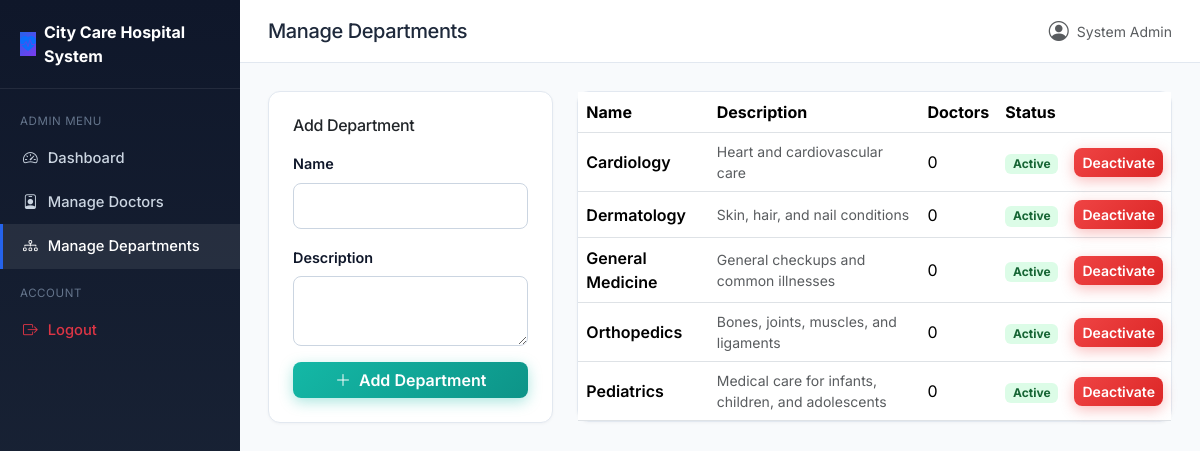
The app's page /admin/departments.php (signed in) with its own data.
### tables this page shows
CREATE TABLE departments (
    department_id INT AUTO_INCREMENT PRIMARY KEY,
    name VARCHAR(150) NOT NULL UNIQUE,
    description VARCHAR(255),
    is_active TINYINT(1) NOT NULL DEFAULT 1,
    created_at TIMESTAMP DEFAULT CURRENT_TIMESTAMP
);

### includes/functions.php (called while the page is built, shortened)
<?php
function sanitize(string $value): string
{
    return htmlspecialchars(trim($value), ENT_QUOTES, 'UTF-8');
}

### includes/auth.php (called while the page is built, shortened)
<?php
function currentUserRole(): ?string
{
    return $_SESSION['role'] ?? null;
}

### admin/departments.php (the view, shortened to what this page needs)
<?php
require_once __DIR__ . '/../config/config.php';
require_once __DIR__ . '/../includes/auth.php';
require_once __DIR__ . '/../includes/functions.php';
$pdo = getDBConnection();
$departments = $pdo->query(
    "SELECT d.*, (SELECT COUNT(*) FROM doctors doc WHERE doc.department_id = d.department_id) AS doctor_count
     FROM departments d ORDER BY d.name"
)->fetchAll();
$pageTitle = 'Manage Departments';
$activeNav = 'departments';
require_once __DIR__ . '/../includes/dashboard_header.php';
?>
<div class="row">
    <div class="col-lg-4 mb-4">
        <div class="card p-4">
            <h2 class="h6 mb-3">Add Department</h2>
            <form method="POST">
                <div class="mb-3">
                    <label class="form-label">Name</label>
                    <input type="text" name="name" class="form-control" required>
                </div>
                <div class="mb-3">
                    <label class="form-label">Description</label>
                    <textarea name="description" class="form-control" rows="2"></textarea>
                </div>
                <button type="submit" class="btn btn-teal w-100"><i class="bi bi-plus-lg me-2"></i>Add Department</button>
            </form>
        </div>
    </div>
    <div class="col-lg-8">
        <div class="card p-0">
            <table class="table mb-0 align-middle">
                <thead><tr><th>Name</th><th>Description</th><th>Doctors</th><th>Status</th><th></th></tr></thead>
                <tbody>
                <?php foreach ($departments as $dept): ?>
                    <tr>
                        <td class="fw-semibold"><?= sanitize($dept['name']) ?></td>
                        <td class="small text-muted"><?= sanitize($dept['description'] ?: '—') ?></td>
                        <td><?= (int)$dept['doctor_count'] ?></td>
                        <td>
                            <span class="badge <?= $dept['is_active'] ? 'badge-completed' : 'badge-cancelled' ?>">
                                <?= $dept['is_active'] ? 'Active' : 'Inactive' ?>
                            </span>
                        </td>
                        <td>
                            <form method="POST">
                                <button class="btn btn-sm <?= $dept['is_active'] ? 'btn-red' : 'btn-green' ?>"><?= $dept['is_active'] ? 'Deactivate' : 'Activate' ?></button>
                            </form>
                        </td>
                    </tr>
                <?php endforeach; ?>
                </tbody>
            </table>
        </div>
    </div>
</div>
<?php require_once __DIR__ . '/../includes/dashboard_footer.php'; ?>

### includes/dashboard_header.php (shortened to what this page needs)
<?php
$pageTitle = $pageTitle ?? APP_NAME;
$activeNav = $activeNav ?? '';
$role = currentUserRole();
$navItems = [
    'patient' => [
        'dashboard'   => ['bi-speedometer2', 'Dashboard', '/patient/dashboard.php'],
        'book'        => ['bi-calendar-plus', 'Book Appointment', '/patient/book_appointment.php'],
        'appointments'=> ['bi-calendar-week', 'My Appointments', '/patient/appointments.php'],
        'history'     => ['bi-file-earmark-medical', 'Medical History', '/patient/medical_history.php'],
        'profile'     => ['bi-person', 'Profile', '/patient/profile.php'],
        'chatbot'     => ['bi-chat-dots', 'Chat Assistant', '#'],
    ],
    'doctor' => [
        'dashboard'   => ['bi-speedometer2', 'Dashboard', '/doctor/dashboard.php'],
        'appointments'=> ['bi-calendar-week', 'Appointments', '/doctor/appointments.php'],
        'schedule'    => ['bi-clock-history', 'My Schedule', '/doctor/schedule.php'],
        'profile'     => ['bi-person', 'Profile', '/doctor/profile.php'],
    ],
    'admin' => [
        'dashboard'   => ['bi-speedometer2', 'Dashboard', '/admin/dashboard.php'],
        'doctors'     => ['bi-person-badge', 'Manage Doctors', '/admin/doctors.php'],
        'departments' => ['bi-diagram-3', 'Manage Departments', '/admin/departments.php'],
    ],
];
$items = $navItems[$role] ?? [];
?>
<!DOCTYPE html>
<html lang="en">
<head>
    <link href="https://cdn.jsdelivr.net/npm/bootstrap@5.3.7/dist/css/bootstrap.min.css" rel="stylesheet">
    <link href="https://cdn.jsdelivr.net/npm/bootstrap-icons@1.11.3/font/bootstrap-icons.min.css" rel="stylesheet">
    <link rel="stylesheet" href="<?= BASE_URL ?>/assets/css/style.css">
</head>
<body>
<div class="dash-wrapper">
    <aside class="dash-sidebar" id="dashSidebar">
        <div class="brand">
            <a href="<?= BASE_URL ?>/index.php" class="d-flex align-items-center gap-2 text-decoration-none">
                <span class="brand-icon" style="background: linear-gradient(135deg, #2563eb 0%, #7c3aed 100%);"><i class="bi bi-heart-pulse-fill"></i></span>
                <span class="fw-bold text-white"><?= sanitize(APP_NAME) ?></span>
            </a>
        </div>
        <nav class="py-2">
            <div class="nav-section-label"><?= ucfirst($role) ?> Menu</div>
            <?php foreach ($items as $key => $item): ?>
                <?php if ($key === 'chatbot'): ?>
                    <a href="javascript:void(0);" class="nav-link <?= $activeNav === $key ? 'active' : '' ?>" onclick="toggleChat(); return false;">
                        <i class="bi <?= $item[0] ?>"></i> <?= sanitize($item[1]) ?>
                    </a>
                <?php else: ?>
                    <a href="<?= BASE_URL . $item[2] ?>" class="nav-link <?= $activeNav === $key ? 'active' : '' ?>">
                        <i class="bi <?= $item[0] ?>"></i> <?= sanitize($item[1]) ?>
                    </a>
                <?php endif; ?>
            <?php endforeach; ?>
            <div class="nav-section-label">Account</div>
            <a href="<?= BASE_URL ?>/logout.php" class="nav-link text-danger"><i class="bi bi-box-arrow-right"></i> Logout</a>
        </nav>
    </aside>
    <div class="dash-main">
        <div class="dash-topbar">
            <h1 class="h5 mb-0"><?= sanitize($pageTitle) ?></h1>
            <div class="d-flex align-items-center gap-2">
                <i class="bi bi-person-circle fs-5 text-muted"></i>
                <span class="small text-muted"><?= sanitize($_SESSION['full_name']) ?></span>
            </div>
        </div>
        <div class="dash-content">

### includes/dashboard_footer.php (shortened to what this page needs)
        </div>
    </div>
</div>
</body>
</html>

### assets/css/style.css (style rules this page uses)
:root { --bs-primary: #2563eb; --bs-primary-rgb: 37, 99, 235; --brand-navy: #0f172a; --brand-bg: #f8fafc; --brand-muted: #64748b; --color-blue: #3b82f6; --color-purple: #8b5cf6; --color-pink: #ec4899; --color-red: #ef4444; --color-orange: #f97316; --color-yellow: #eab308; --color-green: #22c55e; --color-teal: #14b8a6; --color-cyan: #06b6d4; --color-indigo: #6366f1; }
body { font-family: 'Inter', system-ui, -apple-system, sans-serif; background-color: var(--brand-bg); color: #1e293b; }
h1, h2, h3, h4, h5, .navbar-brand { font-weight: 700; color: var(--brand-navy); letter-spacing: -0.02em; }
.btn { font-weight: 600; border-radius: 8px; transition: transform .15s ease, box-shadow .15s ease, background .15s ease; }
.btn-teal { background: linear-gradient(135deg, #14b8a6 0%, #0d9488 100%); border: none; color: #fff; box-shadow: 0 4px 14px rgba(20, 184, 166, 0.35); }
.btn-red { background: linear-gradient(135deg, #ef4444 0%, #dc2626 100%); border: none; color: #fff; box-shadow: 0 4px 14px rgba(239, 68, 68, 0.35); }
.card { border: 1px solid #e2e8f0; border-radius: 12px; box-shadow: 0 1px 3px rgba(15, 23, 42, 0.04); }
.form-label { font-weight: 600; font-size: 0.9rem; color: var(--brand-navy); }
.form-control, .form-select { border-radius: 8px; border-color: #cbd5e1; padding: 10px 14px; }
.badge-completed { background-color: #dcfce7; color: #166534; }
.dash-wrapper { display: flex; min-height: 100vh; }
.dash-sidebar { width: 240px; flex-shrink: 0; background: linear-gradient(180deg, var(--brand-navy) 0%, #1e293b 100%); color: #cbd5e1; position: sticky; top: 0; height: 100vh; overflow-y: auto; }
.dash-sidebar .brand { padding: 20px; border-bottom: 1px solid rgba(255,255,255,0.08); }
.dash-sidebar .nav-link { color: #cbd5e1; padding: 11px 20px; font-size: 0.92rem; font-weight: 500; border-left: 3px solid transparent; display: flex; align-items: center; gap: 10px; }
.dash-sidebar .nav-link.active { background: rgba(255,255,255,0.08); color: #fff; border-left-color: var(--bs-primary); }
.dash-sidebar .nav-section-label { padding: 16px 20px 6px; font-size: 0.72rem; text-transform: uppercase; letter-spacing: 0.05em; color: #64748b; }
.dash-main { flex: 1; min-width: 0; }
.dash-topbar { background: #fff; border-bottom: 1px solid #e2e8f0; padding: 16px 28px; display: flex; justify-content: space-between; align-items: center; }
.dash-content { padding: 28px; }

### records on screen
departments: name "Cardiology", description "Heart and cardiovascular care", doctor_count "0", is_active "Active"
departments: name "Dermatology", description "Skin, hair, and nail conditions", doctor_count "0", is_active "Active"
departments: name "General Medicine", description "General checkups and common illnesses", doctor_count "0", is_active "Active"
departments: name "Orthopedics", description "Bones, joints, muscles, and ligaments", doctor_count "0", is_active "Active"
departments: name "Pediatrics", description "Medical care for infants, children, and adolescents", doctor_count "0", is_active "Active"

### other values on screen
APP_NAME "City Care Hospital System"
$role "ADMIN"
$item[1] "Dashboard"
$item[1] "Manage Doctors"
$item[1] "Manage Departments"
$pageTitle "Manage Departments"
$_SESSION['full_name'] "System Admin"
